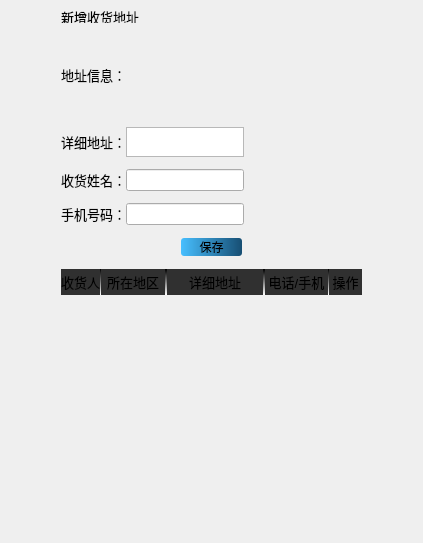
             <widget class="QWidget" name="addressTab">
              <property name="styleSheet">
               <string notr="true">QLabel{
background:transparent;
font:13px;
}
QPushButton{
background-color:QLinearGradient(x1:0, y1: 0, x2: 1, y2: 0, stop: 0 rgb(71,191,255) , stop: 1 rgb(23, 78, 115));
border-style:solid;
border-color:white;
border-radius:3px;
border:0px solid ;
}

QPushButton:pressed{
background-color:QLinearGradient(x1:0, y1: 0, x2: 1, y2: 0, stop: 0 rgb(71,191,255) , stop: 1 rgb(23, 78, 115));
border-style:solid;
border-radius:3px;
border:1px solid;
}
</string>
              </property>
              <attribute name="title">
               <string>地址信息</string>
              </attribute>
              <layout class="QHBoxLayout" name="horizontalLayout_24" stretch="1,6,1">
               <item>
                <spacer name="verticalSpacer_5">
                 <property name="orientation">
                  <enum>Qt::Vertical</enum>
                 </property>
                 <property name="sizeHint" stdset="0">
                  <size>
                   <width>20</width>
                   <height>521</height>
                  </size>
                 </property>
                </spacer>
               </item>
               <item>
                <layout class="QVBoxLayout" name="verticalLayout_6" stretch="1,2,2,2,2,2,8">
                 <property name="spacing">
                  <number>12</number>
                 </property>
                 <property name="bottomMargin">
                  <number>0</number>
                 </property>
                 <item>
                  <layout class="QHBoxLayout" name="horizontalLayout_14" stretch="0">
                   <property name="spacing">
                    <number>0</number>
                   </property>
                   <item>
                    <widget class="QLabel" name="label_10">
                     <property name="maximumSize">
                      <size>
                       <width>16777215</width>
                       <height>12</height>
                      </size>
                     </property>
                     <property name="text">
                      <string>新增收货地址</string>
                     </property>
                    </widget>
                   </item>
                  </layout>
                 </item>
                 <item>
                  <layout class="QHBoxLayout" name="horizontalLayout_15" stretch="3,16,16">
                   <property name="spacing">
                    <number>0</number>
                   </property>
                   <item>
                    <widget class="QLabel" name="label">
                     <property name="text">
                      <string>地址信息：</string>
                     </property>
                    </widget>
                   </item>
                   <item>
                    <widget class="CitySelectionWidget" name="cityWidget" native="true">
                     <property name="minimumSize">
                      <size>
                       <width>0</width>
                       <height>80</height>
                      </size>
                     </property>
                     <property name="maximumSize">
                      <size>
                       <width>16777215</width>
                       <height>110</height>
                      </size>
                     </property>
                    </widget>
                   </item>
                   <item>
                    <spacer name="horizontalSpacer_14">
                     <property name="orientation">
                      <enum>Qt::Horizontal</enum>
                     </property>
                     <property name="sizeHint" stdset="0">
                      <size>
                       <width>40</width>
                       <height>20</height>
                      </size>
                     </property>
                    </spacer>
                   </item>
                  </layout>
                 </item>
                 <item>
                  <layout class="QHBoxLayout" name="horizontalLayout_16" stretch="3,16,16">
                   <property name="spacing">
                    <number>0</number>
                   </property>
                   <item>
                    <widget class="QLabel" name="label_2">
                     <property name="text">
                      <string>详细地址：</string>
                     </property>
                    </widget>
                   </item>
                   <item>
                    <widget class="QTextEdit" name="detailAddressTextEdit">
                     <property name="sizePolicy">
                      <sizepolicy hsizetype="Preferred" vsizetype="Preferred">
                       <horstretch>0</horstretch>
                       <verstretch>0</verstretch>
                      </sizepolicy>
                     </property>
                     <property name="maximumSize">
                      <size>
                       <width>16777215</width>
                       <height>30</height>
                      </size>
                     </property>
                    </widget>
                   </item>
                   <item>
                    <spacer name="horizontalSpacer_11">
                     <property name="orientation">
                      <enum>Qt::Horizontal</enum>
                     </property>
                     <property name="sizeHint" stdset="0">
                      <size>
                       <width>40</width>
                       <height>20</height>
                      </size>
                     </property>
                    </spacer>
                   </item>
                  </layout>
                 </item>
                 <item>
                  <layout class="QHBoxLayout" name="horizontalLayout_17" stretch="3,16,16">
                   <property name="spacing">
                    <number>0</number>
                   </property>
                   <item>
                    <widget class="QLabel" name="label_11">
                     <property name="text">
                      <string>收货姓名：</string>
                     </property>
                    </widget>
                   </item>
                   <item>
                    <widget class="QLineEdit" name="recvNameLineEdit"/>
                   </item>
                   <item>
                    <spacer name="horizontalSpacer_12">
                     <property name="orientation">
                      <enum>Qt::Horizontal</enum>
                     </property>
                     <property name="sizeHint" stdset="0">
                      <size>
                       <width>40</width>
                       <height>20</height>
                      </size>
                     </property>
                    </spacer>
                   </item>
                  </layout>
                 </item>
                 <item>
                  <layout class="QHBoxLayout" name="horizontalLayout_18" stretch="3,16,16">
                   <property name="spacing">
                    <number>0</number>
                   </property>
                   <item>
                    <widget class="QLabel" name="label_12">
                     <property name="text">
                      <string>手机号码：</string>
                     </property>
                    </widget>
                   </item>
                   <item>
                    <widget class="QLineEdit" name="recvPhonelineEdit"/>
                   </item>
                   <item>
                    <spacer name="horizontalSpacer_13">
                     <property name="orientation">
                      <enum>Qt::Horizontal</enum>
                     </property>
                     <property name="sizeHint" stdset="0">
                      <size>
                       <width>40</width>
                       <height>20</height>
                      </size>
                     </property>
                    </spacer>
                   </item>
                  </layout>
                 </item>
                 <item>
                  <layout class="QHBoxLayout" name="horizontalLayout_23" stretch="6,3,6">
                   <item>
                    <spacer name="horizontalSpacer_17">
                     <property name="orientation">
                      <enum>Qt::Horizontal</enum>
                     </property>
                     <property name="sizeHint" stdset="0">
                      <size>
                       <width>40</width>
                       <height>20</height>
                      </size>
                     </property>
                    </spacer>
                   </item>
                   <item>
                    <widget class="QPushButton" name="saveAddressPushButton">
                     <property name="cursor">
                      <cursorShape>PointingHandCursor</cursorShape>
                     </property>
                     <property name="text">
                      <string>保存</string>
                     </property>
                    </widget>
                   </item>
                   <item>
                    <spacer name="horizontalSpacer_18">
                     <property name="orientation">
                      <enum>Qt::Horizontal</enum>
                     </property>
                     <property name="sizeHint" stdset="0">
                      <size>
                       <width>40</width>
                       <height>20</height>
                      </size>
                     </property>
                    </spacer>
                   </item>
                  </layout>
                 </item>
                 <item>
                  <layout class="QVBoxLayout" name="verticalLayout_8">
                   <item>
                    <layout class="QVBoxLayout" name="verticalLayout_9" stretch="1,9">
                     <property name="spacing">
                      <number>0</number>
                     </property>
                     <item>
                      <layout class="QHBoxLayout" name="horizontalLayout_19" stretch="1,2,3,2,1">
                       <property name="spacing">
                        <number>0</number>
                       </property>
                       <item>
                        <widget class="QLabel" name="label_15">
                         <property name="maximumSize">
                          <size>
                           <width>16777215</width>
                           <height>30</height>
                          </size>
                         </property>
                         <property name="styleSheet">
                          <string notr="true">*{
background:rgb(48, 48, 48)
}</string>
                         </property>
                         <property name="text">
                          <string>收货人</string>
                         </property>
                         <property name="alignment">
                          <set>Qt::AlignCenter</set>
                         </property>
                        </widget>
                       </item>
                       <item>
                        <widget class="QLabel" name="label_14">
                         <property name="maximumSize">
                          <size>
                           <width>16777215</width>
                           <height>30</height>
                          </size>
                         </property>
                         <property name="styleSheet">
                          <string notr="true">*{
background:rgb(48, 48, 48);
border-left:1px solid qlineargradient(spread:pad, x1:0, y1:0, x2:0, y2:1, stop:0 rgba(0, 0, 0, 255), stop:1 rgba(255, 255, 255, 255));
border-right:1px solid qlineargradient(spread:pad, x1:0, y1:0, x2:0, y2:1, stop:0 rgba(0, 0, 0, 255), stop:1 rgba(255, 255, 255, 255))
}</string>
                         </property>
                         <property name="text">
                          <string>所在地区</string>
                         </property>
                         <property name="alignment">
                          <set>Qt::AlignCenter</set>
                         </property>
                        </widget>
                       </item>
                       <item>
                        <widget class="QLabel" name="label_13">
                         <property name="maximumSize">
                          <size>
                           <width>16777215</width>
                           <height>30</height>
                          </size>
                         </property>
                         <property name="styleSheet">
                          <string notr="true">*{
background:rgb(48, 48, 48);
border-left:1px solid qlineargradient(spread:pad, x1:0, y1:0, x2:0, y2:1, stop:0 rgba(0, 0, 0, 255), stop:1 rgba(255, 255, 255, 255));
border-right:1px solid qlineargradient(spread:pad, x1:0, y1:0, x2:0, y2:1, stop:0 rgba(0, 0, 0, 255), stop:1 rgba(255, 255, 255, 255))
}</string>
                         </property>
                         <property name="text">
                          <string>详细地址</string>
                         </property>
                         <property name="alignment">
                          <set>Qt::AlignCenter</set>
                         </property>
                        </widget>
                       </item>
                       <item>
                        <widget class="QLabel" name="label_16">
                         <property name="maximumSize">
                          <size>
                           <width>16777215</width>
                           <height>30</height>
                          </size>
                         </property>
                         <property name="styleSheet">
                          <string notr="true">*{
background:rgb(48, 48, 48);
border-left:1px solid qlineargradient(spread:pad, x1:0, y1:0, x2:0, y2:1, stop:0 rgba(0, 0, 0, 255), stop:1 rgba(255, 255, 255, 255));
border-right:1px solid qlineargradient(spread:pad, x1:0, y1:0, x2:0, y2:1, stop:0 rgba(0, 0, 0, 255), stop:1 rgba(255, 255, 255, 255))
}</string>
                         </property>
                         <property name="text">
                          <string>电话/手机</string>
                         </property>
                         <property name="alignment">
                          <set>Qt::AlignCenter</set>
                         </property>
                        </widget>
                       </item>
                       <item>
                        <widget class="QLabel" name="label_17">
                         <property name="maximumSize">
                          <size>
                           <width>16777215</width>
                           <height>30</height>
                          </size>
                         </property>
                         <property name="styleSheet">
                          <string notr="true">*{
background:rgb(48, 48, 48)
}</string>
                         </property>
                         <property name="text">
                          <string>操作</string>
                         </property>
                         <property name="alignment">
                          <set>Qt::AlignCenter</set>
                         </property>
                        </widget>
                       </item>
                      </layout>
                     </item>
                     <item>
                      <widget class="AddressRefreshWidget" name="addressListWidget" native="true">
                       <property name="sizePolicy">
                        <sizepolicy hsizetype="Expanding" vsizetype="Preferred">
                         <horstretch>0</horstretch>
                         <verstretch>0</verstretch>
                        </sizepolicy>
                       </property>
                      </widget>
                     </item>
                    </layout>
                   </item>
                  </layout>
                 </item>
                </layout>
               </item>
               <item>
                <spacer name="verticalSpacer_6">
                 <property name="orientation">
                  <enum>Qt::Vertical</enum>
                 </property>
                 <property name="sizeHint" stdset="0">
                  <size>
                   <width>20</width>
                   <height>521</height>
                  </size>
                 </property>
                </spacer>
               </item>
              </layout>
             </widget>
